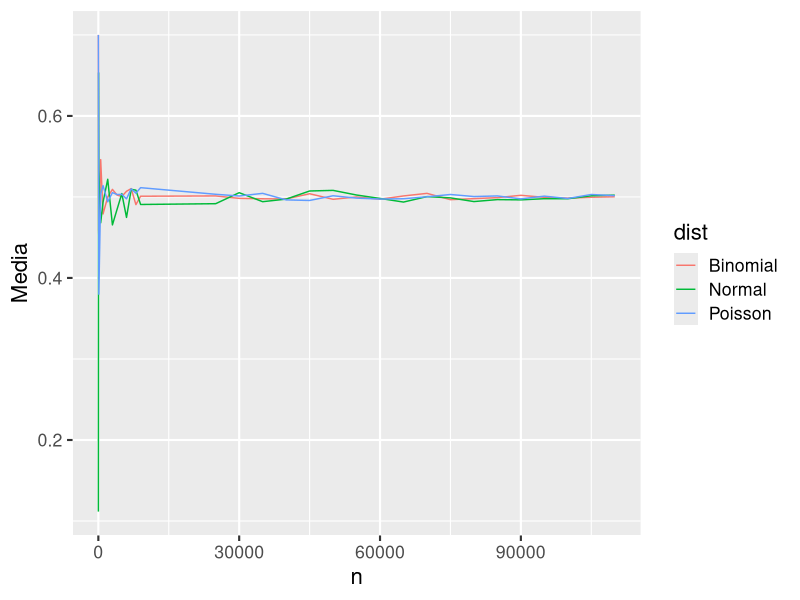
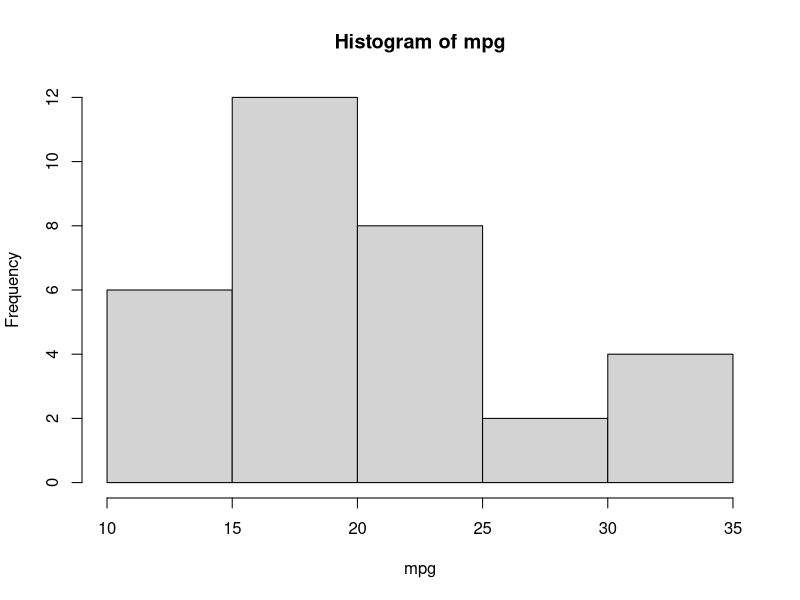
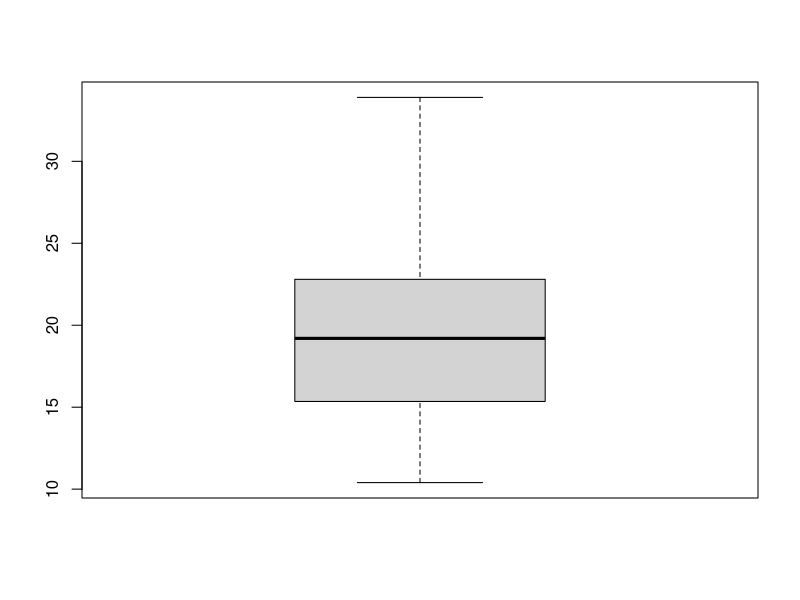

These figures' R source, in order:
#PROBLEMA 3
#Ley de los grandes números

set.seed(1234)

n = c(10,50,100,500,1000,2000,3000,4000,5000,6000,7000,8000,9000,10000 + 3:20 *5000)



mean_binom = function(n){
    x = rbinom(n, size =  1, prob = 0.5)
    mean(x)
}
mean_pois = function(n){
    x = rpois(n, lambda = 0.5)
    mean(x)
}
mean_norm = function(n){
    x = rnorm(n, mean = 0.5)
    mean(x)   
}

meanb = unlist(lapply(n, mean_binom))
meanp = unlist(lapply(n, mean_pois))
meann = unlist(lapply(n, mean_norm))

lgn_dat = data.frame(n = rep(n, 3), 
                     med = c(meanb,meanp,meann),
                     dist = rep(c('Binomial', 'Poisson', 'Normal'),
                                each = length(n)
                                )
                     )

#install.packages('ggplot2')
library(ggplot2)
ggplot(lgn_dat)+
    geom_line(aes(x = n, y = med, color = dist))+
    labs(x = 'n', y = 'Media')+
    theme(text = element_text(size = 14))+
    theme_grey(base_size = 16)
          
          

# BLOQUE 2
# problema 4

# intervalo de confianza usando N se usa cuando los datos distribuyen de cualquier forma. Es para una muestra, quieres aproximarte con un rango al promedio real (poblacional). No conoces sd pero tienes el sd de la muestra. O puedes tener el sd real, idk.

set.seed(10)
n= 500000
pescaos = rpois(n, lambda = 20)
media = mean(pescaos)

muestra = sample(pescaos, size = 1000)
media_muestral = mean(muestra)
sd_muestral = sd(muestra)

# tu media muestral tiene un error del 5%
(error = (abs(media_muestral - media)/ media)*100)

#---------------------------------------------------------

#Intervalo de confianza 95%
alpha = 0.05 # Nivel de confianza 95%
# alpha = error

# z tal que 1-(alpha/2) 
# dividió el error entre los dos lados
z_1alpha2 = qnorm(1 - alpha / 2)   # z_1 - alpha/2

# mu ± Z_ 1-(alp/2)
# promedio masmenos el percentil en el que se cubre la confianza/2
LI = media_muestral - (z_1alpha2 * sd_muestral / sqrt(n))
LD = media_muestral + (z_1alpha2 * sd_muestral / sqrt(n))

cat('Un intervalo de confianza aproximado al ', 100*(1-alpha),
    '% para mu (media) es [', LI, ' , ', LD , ']')

# la media real (poblacional), sí estuvo adentro de ese intervalo


# problema 5
# intervalo de confianza usando T se usa cuando estás seguro de que los datos distribuyen normal. No conoces sd pero tienes el sd de la muestra.

data('mtcars')
View(mtcars)

mpg = mtcars$mpg

hist(mpg)
boxplot(mpg)

mpg_mean    = mean(mpg)
mpg_n       = length(mpg)
mpg_sd      = sd(mpg)

gl = mpg_n -1 #(idk why n-1 y no usar n)

alpha = 0.05
t_1alpha2 = qt( p = 1-alpha/2, df =  mpg_n-1)  #<- this is gl

LI = mpg_mean - (t_1alpha2 * mpg_sd / sqrt(mpg_n))
LD = mpg_mean + (t_1alpha2 * mpg_sd / sqrt(mpg_n))


cat('Un intervalo de confianza al ', 100*(1-alpha),
    '% para mu (media) es [', LI, ' , ', LD , ']')
